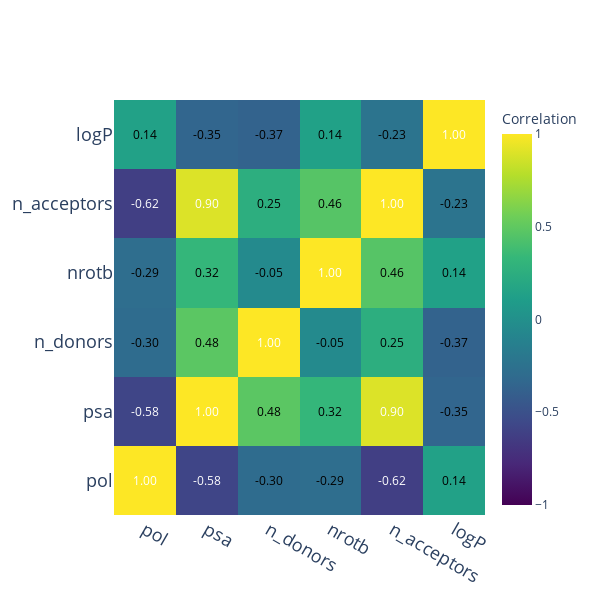

Notebook code cell kept with this figure:
### Markdown cell above
# Correlation and Heatmap

### Code cell
corr_matrix = df[["pol", "psa", "n_donors", "nrotb", "n_acceptors", "logP"]].corr()
#print(corr_matrix)


fig1 = go.Figure(
    data=go.Heatmap(
        z=corr_matrix.values,
        x=corr_matrix.columns,
        y=corr_matrix.columns,
        colorscale="Viridis",
        colorbar=dict(title="Correlation"),
        zmin=-1,  # Ensure the scale is from -1 to 1
        zmax=1,
    )
)

# Add annotations for correlation values
annotations = []
for i, row in enumerate(corr_matrix.values):
    for j, value in enumerate(row):
        annotations.append(
            go.layout.Annotation(
                text=f"{value:.2f}",  # Format to 2 decimal places
                x=corr_matrix.columns[j],
                y=corr_matrix.columns[i],
                xref="x1",
                yref="y1",
                font=dict(color="white" if abs(value) > 0.5 else "black"),
                showarrow=False,
            )
        )
fig1.update_layout(
    template="plotly_white",
    #xaxis_title="Features",
    #yaxis_title="Features",
    annotations=annotations,
    width=600,
    height=600,
    
    # Set font size for axis tick labels
    xaxis=dict(
        tickfont=dict(size=18),  # Adjust size here
        titlefont=dict(size=16)  # Optional: change x-axis title font size
    ),
    yaxis=dict(
        tickfont=dict(size=18),  # Adjust size here
        titlefont=dict(size=16)  # Optional: change y-axis title font size
    ),
)


fig1.show()
import plotly.io as pio

pio.write_image(fig1, "heatmap.png", format='png', width=600, height=600, scale=2)

### Figure 1 — Plotly figure (JSON) as saved in the notebook; plotly's stock layout.template omitted (floating-point values rounded to 4 significant figures)
{"data": [{"colorbar": {"title": {"text": "Correlation"}}, "colorscale": [[0, "#440154"], [0.1111, "#482878"], [0.2222, "#3e4989"], [0.3333, "#31688e"], [0.4444, "#26828e"], [0.5556, "#1f9e89"], [0.6667, "#35b779"], [0.7778, "#6ece58"], [0.8889, "#b5de2b"], [1, "#fde725"]], "type": "heatmap", "x": ["pol", "psa", "n_donors", "nrotb", "n_acceptors", "logP"], "y": ["pol", "psa", "n_donors", "nrotb", "n_acceptors", "logP"], "z": [[1, -0.5843, -0.301, -0.2853, -0.6228, 0.1406], [-0.5843, 1, 0.483, 0.3222, 0.8971, -0.3508], [-0.301, 0.483, 1, -0.04681, 0.2517, -0.372], [-0.2853, 0.3222, -0.04681, 1, 0.4635, 0.1362], [-0.6228, 0.8971, 0.2517, 0.4635, 1, -0.2333], [0.1406, -0.3508, -0.372, 0.1362, -0.2333, 1]], "zmax": 1, "zmin": -1}], "layout": {"annotations": [{"font": {"color": "white"}, "showarrow": false, "text": "1.00", "x": "pol", "xref": "x", "y": "pol", "yref": "y"}, {"font": {"color": "white"}, "showarrow": false, "text": "-0.58", "x": "psa", "xref": "x", "y": "pol", "yref": "y"}, {"font": {"color": "black"}, "showarrow": false, "text": "-0.30", "x": "n_donors", "xref": "x", "y": "pol", "yref": "y"}, {"font": {"color": "black"}, "showarrow": false, "text": "-0.29", "x": "nrotb", "xref": "x", "y": "pol", "yref": "y"}, {"font": {"color": "white"}, "showarrow": false, "text": "-0.62", "x": "n_acceptors", "xref": "x", "y": "pol", "yref": "y"}, {"font": {"color": "black"}, "showarrow": false, "text": "0.14", "x": "logP", "xref": "x", "y": "pol", "yref": "y"}, {"font": {"color": "white"}, "showarrow": false, "text": "-0.58", "x": "pol", "xref": "x", "y": "psa", "yref": "y"}, {"font": {"color": "white"}, "showarrow": false, "text": "1.00", "x": "psa", "xref": "x", "y": "psa", "yref": "y"}, {"font": {"color": "black"}, "showarrow": false, "text": "0.48", "x": "n_donors", "xref": "x", "y": "psa", "yref": "y"}, {"font": {"color": "black"}, "showarrow": false, "text": "0.32", "x": "nrotb", "xref": "x", "y": "psa", "yref": "y"}, {"font": {"color": "white"}, "showarrow": false, "text": "0.90", "x": "n_acceptors", "xref": "x", "y": "psa", "yref": "y"}, {"font": {"color": "black"}, "showarrow": false, "text": "-0.35", "x": "logP", "xref": "x", "y": "psa", "yref": "y"}, {"font": {"color": "black"}, "showarrow": false, "text": "-0.30", "x": "pol", "xref": "x", "y": "n_donors", "yref": "y"}, {"font": {"color": "black"}, "showarrow": false, "text": "0.48", "x": "psa", "xref": "x", "y": "n_donors", "yref": "y"}, {"font": {"color": "white"}, "showarrow": false, "text": "1.00", "x": "n_donors", "xref": "x", "y": "n_donors", "yref": "y"}, {"font": {"color": "black"}, "showarrow": false, "text": "-0.05", "x": "nrotb", "xref": "x", "y": "n_donors", "yref": "y"}, {"font": {"color": "black"}, "showarrow": false, "text": "0.25", "x": "n_acceptors", "xref": "x", "y": "n_donors", "yref": "y"}, {"font": {"color": "black"}, "showarrow": false, "text": "-0.37", "x": "logP", "xref": "x", "y": "n_donors", "yref": "y"}, {"font": {"color": "black"}, "showarrow": false, "text": "-0.29", "x": "pol", "xref": "x", "y": "nrotb", "yref": "y"}, {"font": {"color": "black"}, "showarrow": false, "text": "0.32", "x": "psa", "xref": "x", "y": "nrotb", "yref": "y"}, {"font": {"color": "black"}, "showarrow": false, "text": "-0.05", "x": "n_donors", "xref": "x", "y": "nrotb", "yref": "y"}, {"font": {"color": "white"}, "showarrow": false, "text": "1.00", "x": "nrotb", "xref": "x", "y": "nrotb", "yref": "y"}, {"font": {"color": "black"}, "showarrow": false, "text": "0.46", "x": "n_acceptors", "xref": "x", "y": "nrotb", "yref": "y"}, {"font": {"color": "black"}, "showarrow": false, "text": "0.14", "x": "logP", "xref": "x", "y": "nrotb", "yref": "y"}, {"font": {"color": "white"}, "showarrow": false, "text": "-0.62", "x": "pol", "xref": "x", "y": "n_acceptors", "yref": "y"}, {"font": {"color": "white"}, "showarrow": false, "text": "0.90", "x": "psa", "xref": "x", "y": "n_acceptors", "yref": "y"}, {"font": {"color": "black"}, "showarrow": false, "text": "0.25", "x": "n_donors", "xref": "x", "y": "n_acceptors", "yref": "y"}, {"font": {"color": "black"}, "showarrow": false, "text": "0.46", "x": "nrotb", "xref": "x", "y": "n_acceptors", "yref": "y"}, {"font": {"color": "white"}, "showarrow": false, "text": "1.00", "x": "n_acceptors", "xref": "x", "y": "n_acceptors", "yref": "y"}, {"font": {"color": "black"}, "showarrow": false, "text": "-0.23", "x": "logP", "xref": "x", "y": "n_acceptors", "yref": "y"}, {"font": {"color": "black"}, "showarrow": false, "text": "0.14", "x": "pol", "xref": "x", "y": "logP", "yref": "y"}, {"font": {"color": "black"}, "showarrow": false, "text": "-0.35", "x": "psa", "xref": "x", "y": "logP", "yref": "y"}, {"font": {"color": "black"}, "showarrow": false, "text": "-0.37", "x": "n_donors", "xref": "x", "y": "logP", "yref": "y"}, {"font": {"color": "black"}, "showarrow": false, "text": "0.14", "x": "nrotb", "xref": "x", "y": "logP", "yref": "y"}, {"font": {"color": "black"}, "showarrow": false, "text": "-0.23", "x": "n_acceptors", "xref": "x", "y": "logP", "yref": "y"}, {"font": {"color": "white"}, "showarrow": false, "text": "1.00", "x": "logP", "xref": "x", "y": "logP", "yref": "y"}], "height": 600, "width": 600, "xaxis": {"tickfont": {"size": 18}, "title": {"font": {"size": 16}}}, "yaxis": {"tickfont": {"size": 18}, "title": {"font": {"size": 16}}}}}
